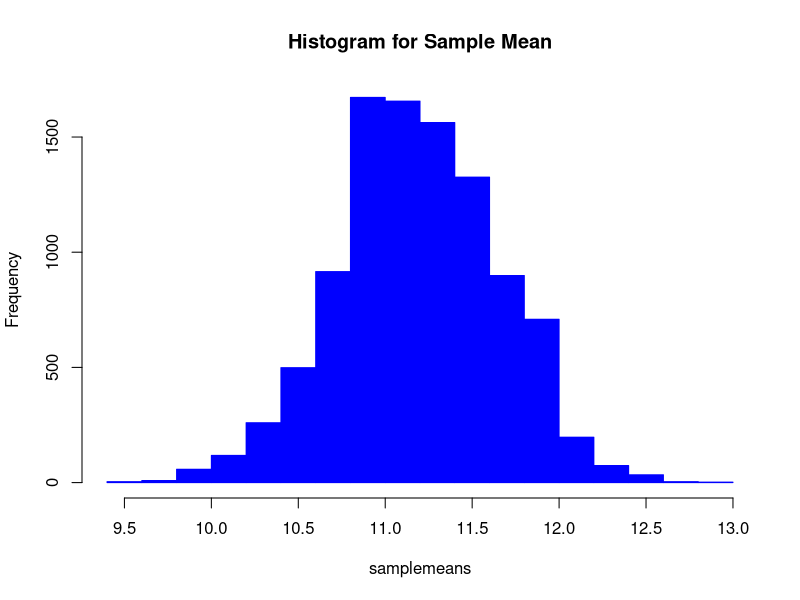
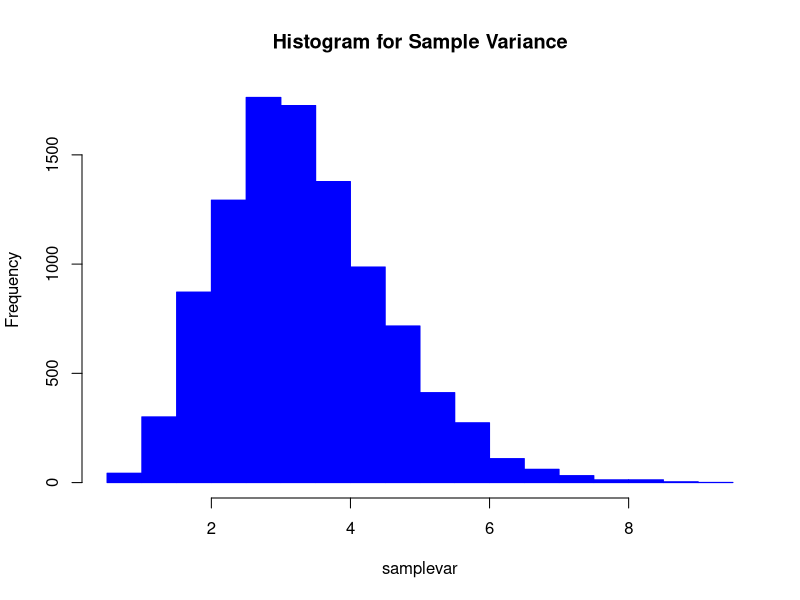

These charts were generated, in order, by the following R code:
#Group: DA-40
#Group members: Arpan Agarwal (13MA20012)
#Priyank Yadav (13MA20031)
#Neeraj Bhukania (13MA20025)
#Harsht Khandelwal (13MA20051)
#Ravi kumar Choudhary (13MA20033)


m <- 10000 #number of samples
n <- 16 #size of each sample
p <- 0.7 #probability of success

binom <- rbinom(m*n, n, p)

binom.mat <- matrix(binom, nrow = m)

samplemeans <- apply(binom.mat, 1, mean)

samplevar <- apply(binom.mat, 1, var)

hist(samplemeans, main = "Histogram for Sample Mean", border = "blue", col = "blue")

hist(samplevar, main = "Histogram for Sample Variance", border = "blue", col = "blue")
